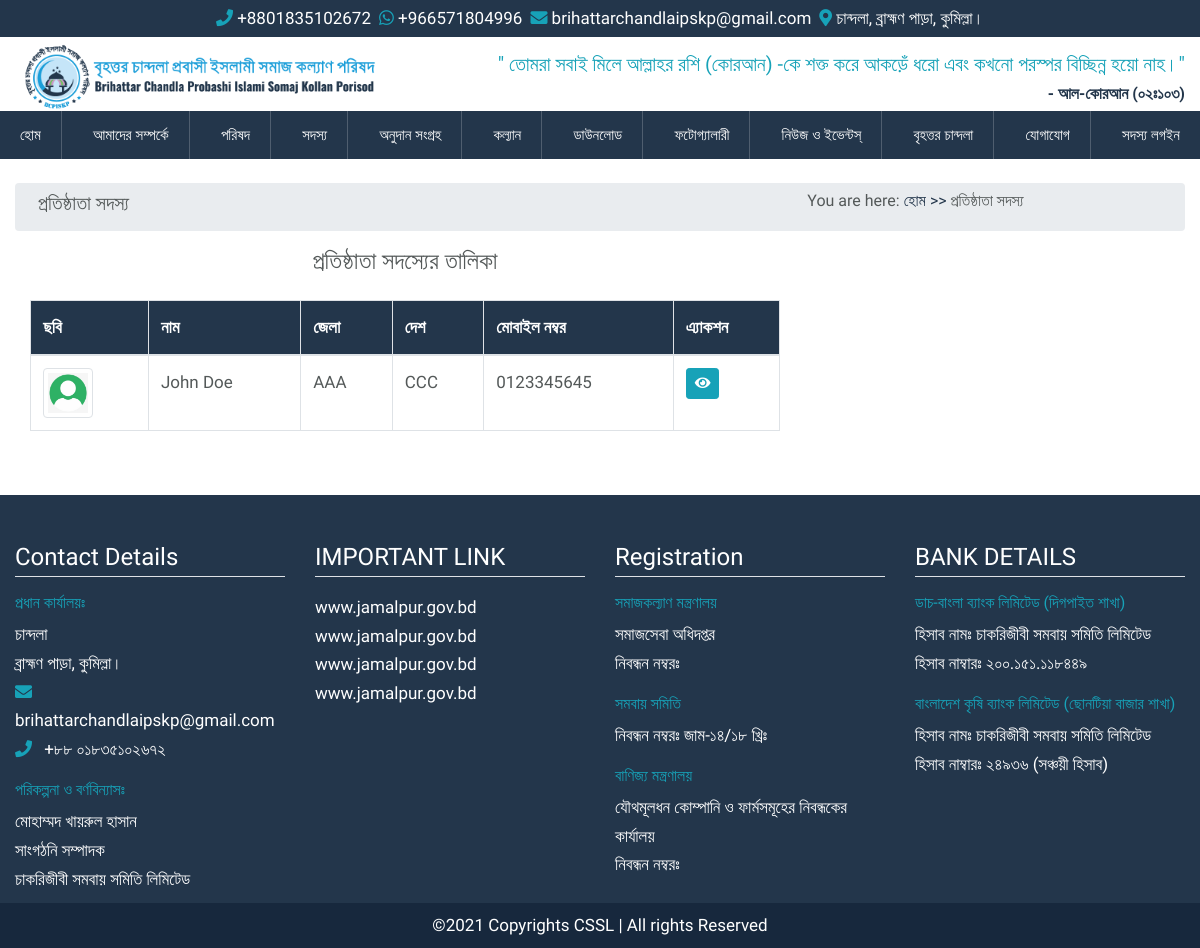
The app's page /honorary-member with its own data.
### src/models.py (models this page shows, shortened)
class Member(models.Model):
    user = models.OneToOneField(
        User, on_delete=models.CASCADE, blank=True, related_name="member"
    )
    full_name = models.CharField(max_length=255, blank=True, default="")
    father_name = models.CharField(max_length=255, blank=True, default="")
    mother_name = models.CharField(max_length=255, blank=True, default="")
    zilla = models.CharField(max_length=63, blank=True, default="")
    upazilla = models.CharField(max_length=63, blank=True, default="")
    country = models.CharField(max_length=127, blank=True, default="")
    image = models.ImageField(upload_to="member/images", blank=True, null=True)
    phone = models.CharField(max_length=32, blank=True, default="")
    whatsapp_number = models.CharField(max_length=32, blank=True, default="")
    fb_link = models.URLField(blank=True, default="")
    passport = models.CharField(max_length=63, blank=True, default="")
    date_of_birth = models.DateField(blank=True, null=True)
    image = models.ImageField(upload_to="img/members", blank=True, null=True)
    member_type = models.CharField(choices=choice, max_length=24, default="")
    is_agreed = models.BooleanField(default=False)
    is_approved = models.BooleanField(default=False)
    class Meta:
        verbose_name = ""
        verbose_name_plural = "Members"

### src/views.py (the view)
# urls.py: path("honorary-member", founding_member, name="founding_member"),
def founding_member(request):
    members = Member.objects.filter(member_type="f", is_approved=True).order_by("-id")
    context = {"members": members}
    return render(request, "pages/member/founding_member.html", context)

### templates/pages/member/founding_member.html (shortened to what this page needs)
{% extends 'base.html' %}
{% load static %}
{% block content %}
<div class="container-fluid">
    <div class="row breadcrumb p-2">
        <div class="col-md-8">
            <h5>প্রতিষ্ঠাতা সদস্য</h5>
        </div>
        <div class="col-md-4">
            <h6>You are here: <a href="{% url 'home' %}">হোম >></a> প্রতিষ্ঠাতা সদস্য</h6>
        </div>
    </div>
    <div class="row">
        <div class="col-8">
            <div class="row">
                <div class="col-12">
                    <h4 class="text-center mb-4">প্রতিষ্ঠাতা সদস্যের তালিকা</h4>
                    <div class="table-responsive">
                        <table class="table table-bordered">
                            <thead class="bg-blue">
                                <tr>
                                    <th>ছবি</th>
                                    <th>নাম</th>
                                    <th>জেলা</th>
                                    <th>দেশ</th>
                                    <th>মোবাইল নম্বর</th>
                                    <th>এ্যাকশন</th>
                                </tr>
                            </thead>
                            <tbody>
                                {% for member in members %}
                                <tr>
                                    <td>
                                        <img class="img-thumbnail member-list-imge"
                                            src="{% if member.image %} {{member.image.url}} {%else%} {% static 'img/default_member.png' %} {% endif %}"
                                            alt="{{member.name}}">
                                    </td>
                                    <td>{{ member.full_name }}</td>
                                    <td>{{ member.zilla }}</td>
                                    <td>{{ member.country }}</td>
                                    <td>{{ member.phone }}</td>
                                    <td>
                                        <a class="btn btn-info btn-sm text-white"
                                            href="{% url 'member_detail' member.pk %}">
                                            <i class="fa fa-eye"></i>
                                        </a>
                                    </td>
                                </tr>
                                {% endfor %}
                            </tbody>
                        </table>
                    </div>
                </div>
            </div>
        </div>
        <div class="col-4"></div>
    </div>
</div>
{% endblock content %}

### static/css/style_backup.css (style rules this page uses)
body { margin: 0; padding: 0; font-family: 'Baloo Da 2', cursive; font-size: 17px; line-height: 1.8rem; color: #545959; }

### static/css/main.css (style rules this page uses)
:root { --mainColor: #23364B; --darkBlue: #17283d; }
.bg-blue { color: #fff; background-color: var(--mainColor); }
.member-list-imge { width: 50px; }

### records on screen
Member: image (placeholder picture), full_name "John Doe", zilla "AAA", country "CCC", phone "0123345645"
